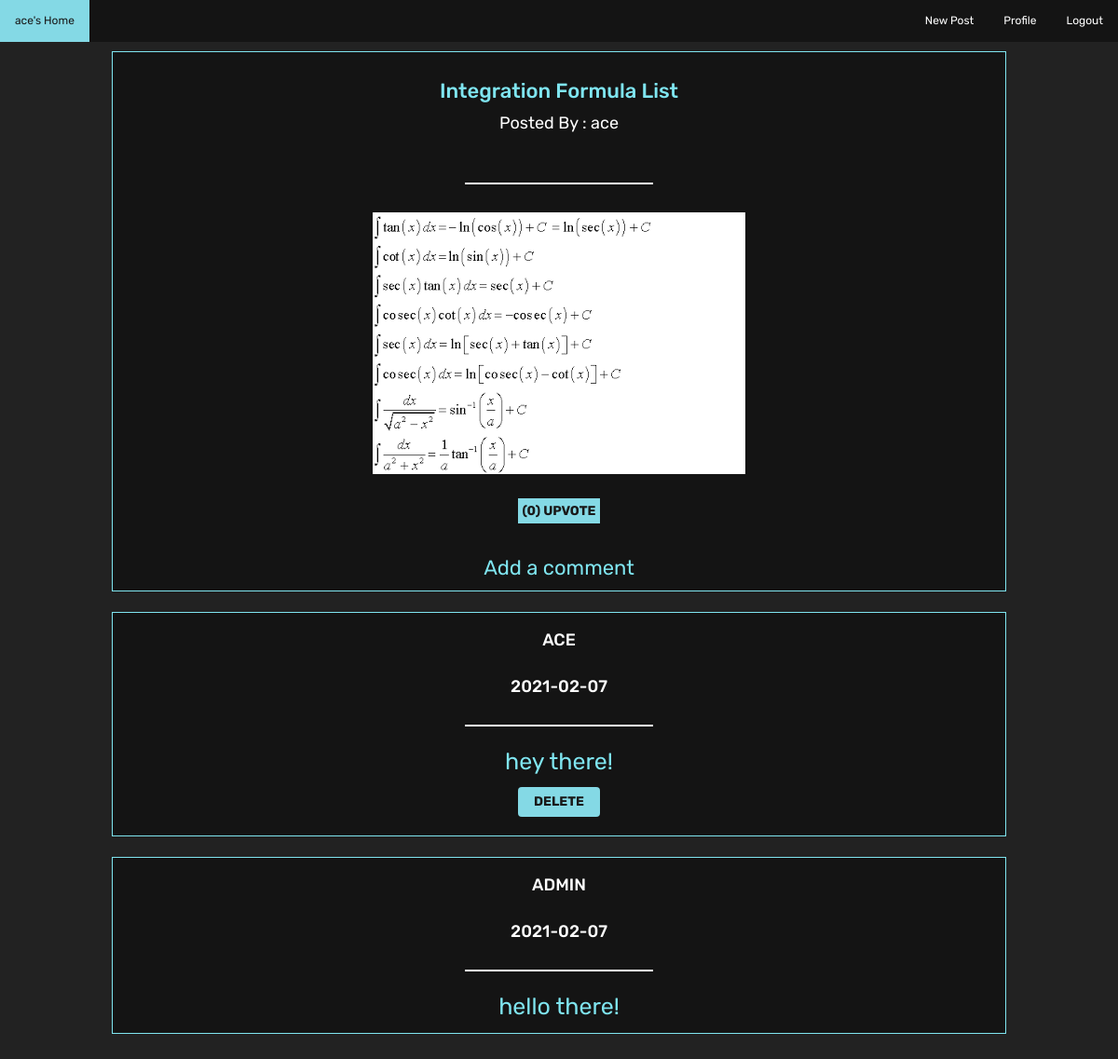
/comment.php?id=17 (signed in), run on the app's committed database.
### tables this page shows
CREATE TABLE `posttable` (
  `title` varchar(255) NOT NULL,
  `content` longtext NOT NULL,
  `author` varchar(255) NOT NULL,
  `image` varchar(255) DEFAULT NULL,
  `id` int(11) NOT NULL,
  `likes` int(11) NOT NULL DEFAULT 0,
  `dislikes` int(11) NOT NULL DEFAULT 0,
  `tag` varchar(50) DEFAULT NULL
);

CREATE TABLE `postcomments` (
  `postid` int(11) NOT NULL,
  `email` varchar(255) NOT NULL,
  `comment` varchar(255) NOT NULL,
  `dates` date DEFAULT NULL
);

### getSpecificPost.php (the view, shortened to what this page needs)
<?php
function getSpecificPosts(){
  $con = mysqli_connect("localhost","root","","posts");
  $srch=$_GET['id'];
  $query="SELECT * FROM `posttable` where id ='$srch'";
  $query2="SELECT * FROM `postcomments` where postid ='$srch' order by dates desc";
  $result=mysqli_query($con,$query);
  while($row=mysqli_fetch_array($result)){
    echo '
    <div class="container">
    <h3 class="posttitle">'.$row['title'].'</h3>
    <p class="postcontent">Posted By : '.$row['author'].'</p>
    <br>
    <hr width="200px">
    <p class="postcontent">'.$row['content'].'<p>
    <img src="uploads/'.$row['image'].'"class="imgt" ?>
    <br>
    <div class ="interact">
    <a class="btnLike" href="like.php?id='.$row["id"].'"><span>('.$row["likes"].') </span>UPVOTE</a>
    </div>
    <div class="searchbar2">
    <form action="addComment.php?id='.$row["id"].'" method="POST" id="form1">
    	<br>
      <p class="posttitle" style="">Add a comment</p>
      <input type="text" class="form-control" name="text" id="title">
      <br>
      <button type="submit" class="btn btn-primary" id="lgn">Post</button>
    </form>
    </div>
    </div>
    ';
    $result2=mysqli_query($con,$query2);
    while($row2=mysqli_fetch_array($result2)){
      echo '
      <div class="searchbar">
      <h3 class="cmname">'.$row2['email'].'</h3>
      <h3 class="cmname">'.$row2['dates'].'</h3>
      <hr width="200px">
      <p class="cmcontent">'.$row2['comment'].'</p>
      ';
      if($_SESSION['email']===$row2['email'])
      {
        echo '
        <button type="submit" class="btn btn-primary" id="lgn"><a class="btnLike" style="width:6%;" href="deleteComment.php?id='.$row["id"].'">DELETE</a></button>
        <br>
        </div>
        ';
      }
      else{
        echo'
        </div>';
      }
  }
}
}

### styles/inprof.css (style rules this page uses)
body { background: #222222; }
.imgt { display: block; margin-left: auto; margin-right: auto; width: 100%; }
#lgn { background-color:#fff; color:#222222; border:0; font-family: 'Rubik', sans-serif; }
.container { display: flex; flex-direction: column; align-items: center; background: #141414; border:1px solid #7FE5F0; margin-top: 10px; margin-bottom: 10px; padding:40px; width:70%; }
.searchbar { background: #141414; border:1px solid #7FE5F0; width: 70%; margin:22px auto; display: table; }
.searchbar2 { background: #141414; text-align: center; width: 50%; margin:15px auto ; display: table; }
.searchbar { display: flex; flex-direction: column; align-items: center; text-align: center; }
hr { border: 1px solid ; color:#fff; }
.posttitle { font-size: 30px; font-family: 'Rubik', sans-serif; color:#7FE5F0; }
.cmcontent { font-size: 25px; font-family: 'Rubik', sans-serif; color:#7FE5F0; }
.postcontent { font-size: 18px; font-family: 'Rubik', sans-serif; color:#fff; }
.cmname { text-transform: uppercase; font-size: 18px; font-family: 'Rubik', sans-serif; color:#fff; }
#lgn { background-color:#84D9E5; color:#191919; border:0; font-weight: bold; font-family: 'Rubik', sans-serif; }
.btnLike { width: 100%; padding: 5px; background-color:#84D9E5; color:#191919; border:0; font-weight: bold; font-family: 'Rubik', sans-serif; }
@media screen and (max-width: 1200px) { .container { padding:10px; width:80%; height: 580px; overflow-y: scroll; } }
@media screen and (max-width: 1200px) { .posttitle { font-size: 22px; } }
@media screen and (max-width: 1200px) { .searchbar { width: 80%; } }

### data on the page
posttable: title "Integration Formula List", author "ace", image (picture), likes "0"
postcomments: email "ACE", dates "2021-02-07", comment "hey there!"
postcomments: email "ADMIN", dates "2021-02-07", comment "hello there!"

### other printed values
$_SESSION["email"] "ace"
